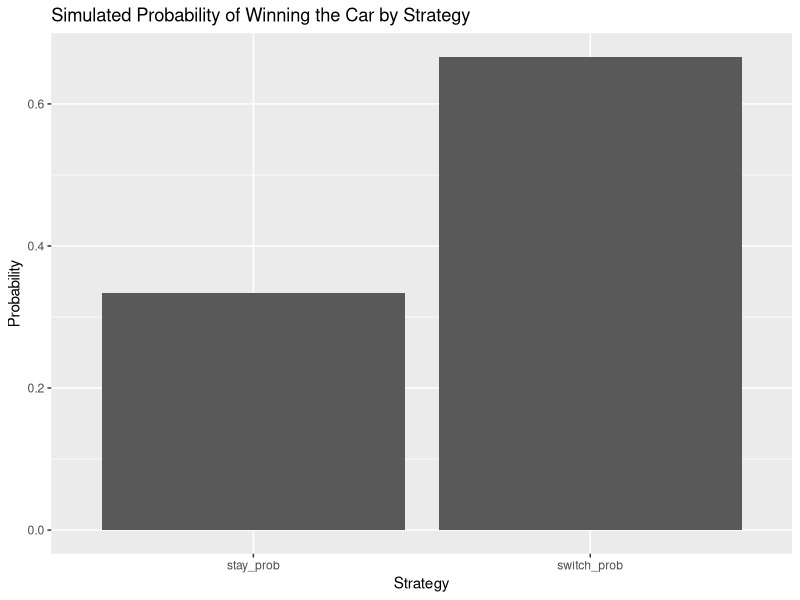
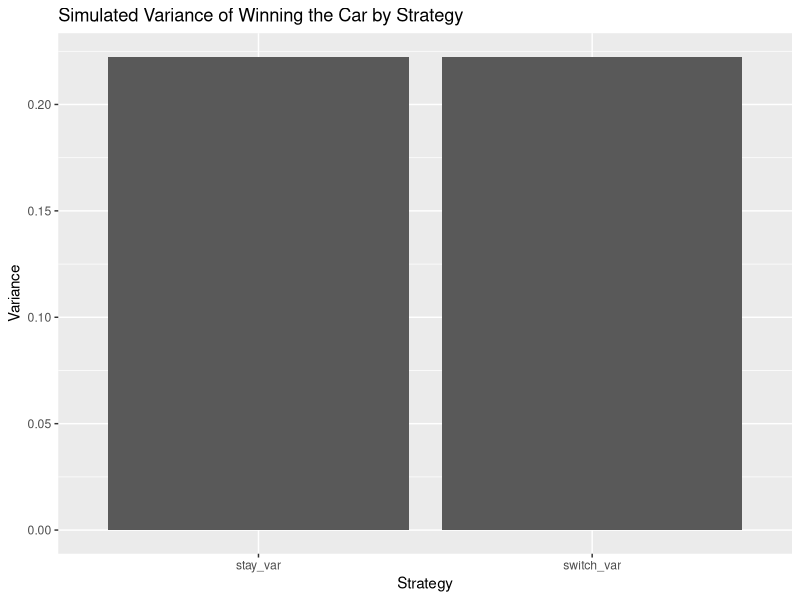

R code for these plots, in order:
# #########################################################################
# Assignment 2: Monty Hall Simulation
# Method for Data Analysis
# 
# Author: Josh Jensen
# 
# Problem:
# Suppose you're on a game show, and you're given the choice of three doors: Behind one door is a car; behind the others, goats. You pick a door, say No. 1, and the host, who knows what's behind the doors, opens another door, say No. 3, which has a goat. He then says to you, "Do you want to pick door No. 2?" Is it to your advantage to switch your choice?
# #########################################################################



#
### Set up
#

# load libraries and set working drive
library(dplyr)
library(ggplot2)
library(reshape2)



#
### Run Monty Hall Simulation
#

# Generate data frame of n obs, with random initial door choices & doors with car behind
# note: runif will not generate either of the extreme values unless max = min or max-min is small compared to min

simMontyHall <- function(n = 10000) {
  df <- data.frame(door_choice = trunc(runif(n, min = 1, max = 4)),   # generates a uniform random number of 1, 2, or 3 
                   door_with_car = trunc(runif(n, min = 1, max = 4))  # generates a uniform random number of 1, 2, or 3 
                   )
  
  # create boolean columns for both switch & stay strategies
  df$stay_win <- ifelse(df$door_choice == df$door_with_car, T, F)
  
  # note: since Monty Hall will never reveal the car, a switching strategy will win as long as the car was not behind the original choice
  df$switch_win <- ifelse(df$door_choice != df$door_with_car, T, F)
  
  df
}

# run with 1M observations
df <- simMontyHall(1000000)



#
### Summarize Results
#

# create & print summary df
summary_df <- summarise(df, stay_prob = mean(stay_win),
                            stay_var = var(stay_win),
                            switch_prob = mean(switch_win),
                            switch_var = var(switch_win))
melt(summary_df)

# probability plot
prob_df <- melt(select(summary_df, ends_with("_prob")))

ggplot(prob_df, aes(x = variable, y = value)) +
  geom_bar(stat = "identity") +
  labs(title="Simulated Probability of Winning the Car by Strategy", x="Strategy", y="Probability")

# variance plot
var_df <- melt(select(summary_df, ends_with("_var")))

ggplot(var_df, aes(x = variable, y = value)) +
  geom_bar(stat = "identity") +
  labs(title="Simulated Variance of Winning the Car by Strategy", x="Strategy", y="Variance")